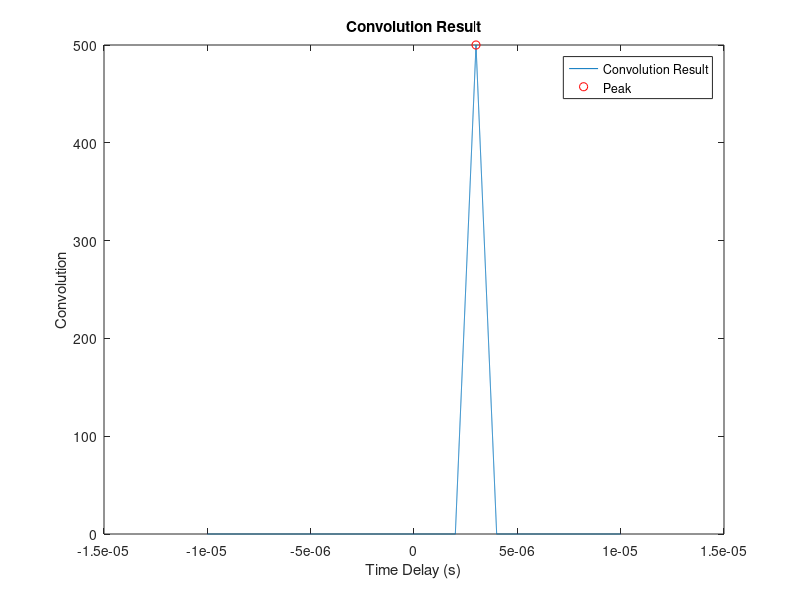

Write the MATLAB code that produced this figure.
ts = 1e-9;
T = 1e-5;
tau = 1e-6;

t = 0:ts:T;
tlen = length(t);
sent = zeros(1, tlen);
sent(1:round(tau/ts)) = 1;

R = 450;
a = 0.5;
c = 3e8;

td = 2 * R / c;

received = circshift(0.5 * sent, round(td/ts));
% Use convolution instead of correlation
convolution_result = conv(received, flip(sent));

convolution_t = -T:ts:T;
convolution_t = convolution_t(1:length(convolution_result));

figure;

plot(convolution_t, convolution_result);
xlabel('Time Delay (s)');
ylabel('Convolution');
title('Convolution Result');
hold on;

[max_conv, max_idx] = max(convolution_result);
plot(convolution_t(max_idx), max_conv, 'ro');
legend('Convolution Result', 'Peak');

time_delay = convolution_t(max_idx);
estimated_R = time_delay * c / 2;

disp(['Estimated Distance (R): ', num2str(estimated_R), ' meters']);
